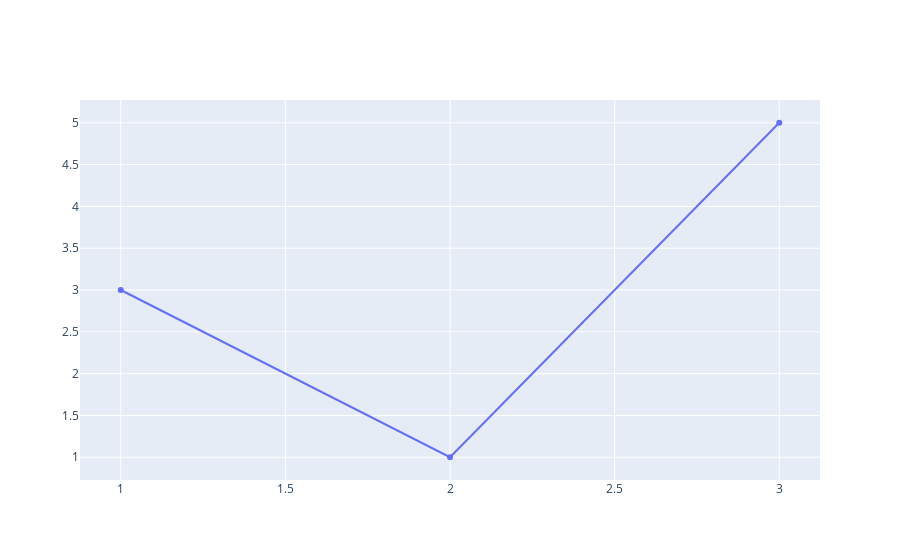

The code cell stored with this chart in its notebook:
### Code cell
offline.iplot([{'x': [1,2,3], 'y': [3, 1, 5]}])

### Figure 1 — Plotly figure (JSON) as saved in the notebook; plotly's stock layout.template omitted (floating-point values rounded to 4 significant figures)
{"data": [{"type": "scatter", "x": [1, 2, 3], "y": [3, 1, 5]}], "layout": {"autosize": true, "xaxis": {"autorange": true, "range": [0.8798, 3.12], "type": "linear"}, "yaxis": {"autorange": true, "range": [0.707, 5.293], "type": "linear"}}}
